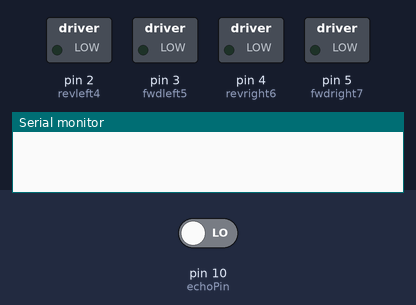
Bench run of a sketch on a simulated Arduino Uno, built with avr-gcc and run on an emulated ATmega328P. Shown: switched loads named in the sketch (green lamp = pin HIGH), the last lines printed to the serial monitor. The test bench sets the inputs (shaded band); at power-on: pin 10 (echoPin) LOW. Random numbers use the default seed unless the sketch sets one; pins used as bus, display or sensor lines are not drawn.

Above: at 1.5 s.
At 2.5 s:
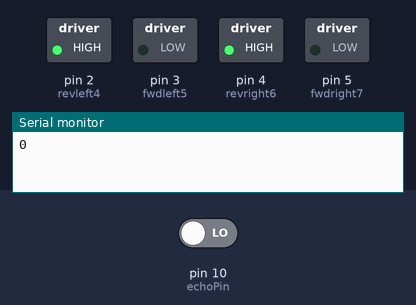
At 3.6 s:
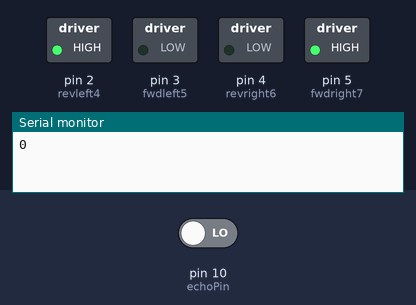
Timing chart, 0 to 6.8 s (numbered marks = the images above):
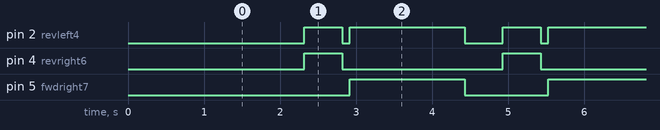

Measured:
- by itself, pin 2 (revleft4): repeats every 2.6 s: LOW 0.10 s, HIGH 1.5 s, LOW 0.50 s, HIGH 0.50 s
- by itself, pin 4 (revright6): alternates HIGH for 0.50 s and LOW for 2.1 s
- by itself, pin 5 (fwdright7): alternates HIGH for 1.5 s and LOW for 1.1 s

The sketch:

Obst_Av_R.ino
```cpp
int trigPin = 9;      // trig pin of HC-SR04
int echoPin = 10;     // Echo pin of HC-SR04

int revleft4 = 2;       //REVerse motion of Left motor
int fwdleft5 = 3;       //ForWarD motion of Left motor
int revright6 = 4;      //REVerse motion of Right motor
int fwdright7 = 5;      //ForWarD motion of Right motor

long duration, distance;

void setup() {

  delay(random(500,2000));   // delay for random time
  Serial.begin(9600);
  pinMode(revleft4, OUTPUT);      // set Motor pins as output
  pinMode(fwdleft5, OUTPUT);
  pinMode(revright6, OUTPUT);
  pinMode(fwdright7, OUTPUT);

  pinMode(trigPin, OUTPUT);         // set trig pin as output
  pinMode(echoPin, INPUT);          //set echo pin as input to capture reflected waves
}

void loop() {

  digitalWrite(trigPin, LOW);
  delayMicroseconds(2);
  digitalWrite(trigPin, HIGH);     // send waves for 10 us
  delayMicroseconds(10);
  duration = pulseIn(echoPin, HIGH); // receive reflected waves
  distance = duration / 58.2;   // convert to distance
  Serial.println(distance);
  delay(10);
/*
digitalWrite(fwdright7, HIGH);     //
    digitalWrite(revright6, LOW);   // -- TO MOVE RIGHT MOTOR FORWARD
    digitalWrite(revleft4, HIGH);   //
    digitalWrite(fwdleft5, LOW);   // -- TO MOVE LEFT MOTOR BACKWARD
*/

    // If you dont get proper movements of your robot then alter the pin numbers
  if (distance > 25)
  {
    digitalWrite(fwdright7, HIGH);                    // move forward
    digitalWrite(revright6, LOW);
    digitalWrite(fwdleft5, HIGH);
    digitalWrite(revleft4, LOW);
  }

  if (distance < 24)
  {
    digitalWrite(fwdright7, LOW);  //Stop
    digitalWrite(revright6, LOW);
    digitalWrite(fwdleft5, LOW);
    digitalWrite(revleft4, LOW);
    delay(500);
    digitalWrite(fwdright7, LOW);      //movebackword
    digitalWrite(revright6, HIGH);
    digitalWrite(fwdleft5, LOW);
    digitalWrite(revleft4, HIGH);
    delay(500);
    digitalWrite(fwdright7, LOW);  //Stop
    digitalWrite(revright6, LOW);
    digitalWrite(fwdleft5, LOW);
    digitalWrite(revleft4, LOW);
    delay(100);
    digitalWrite(fwdright7, HIGH);
    digitalWrite(revright6, LOW);
    digitalWrite(fwdleft5, LOW);
    digitalWrite(revleft4, HIGH);  // left turn
    delay(500);
  }

}
```
